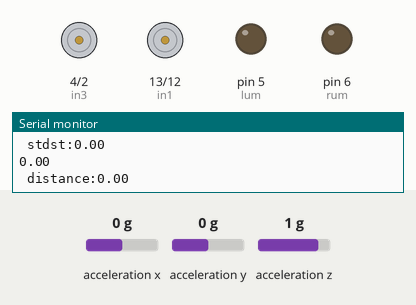
Bench run of a sketch on a simulated Arduino Mega 2560, built with avr-gcc and run on an emulated ATmega2560. On the bench: motor-driver pin pairs drawn as motors (green arrow = first pin HIGH = forward, orange = second pin HIGH = backward, longer = more drive), output pins drawn as LEDs (lit = HIGH), the last lines printed to the serial monitor. Wiring (inferred from the names in the program): MPU-6050 motion sensor at I2C address 0x68. The test bench sets the inputs (shaded band); at power-on: acceleration x 0 g, acceleration y 0 g, acceleration z 1 g.

Above: at 0.1 s.
At 1.5 s:
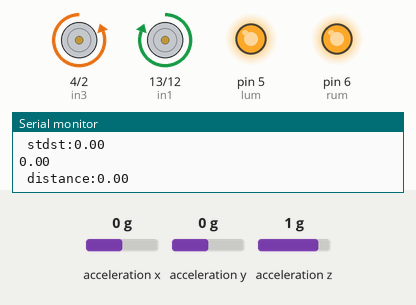
1.6 s: acceleration x set to -1.4 g
At 5.4 s:
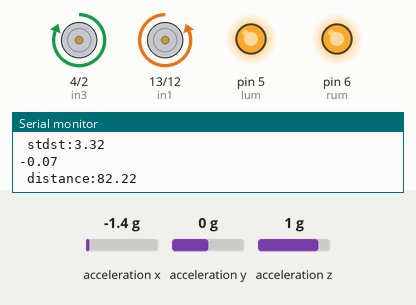
Timing chart, 0 to 6.9 s (numbered marks = the images above; inputs shaded):
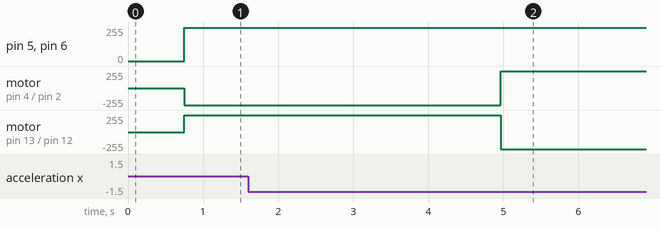

Measured:
- after the input at 1.6 s, motor on pin 4 (in3) / pin 2 (in4): backward 255/255 → forward 255/255 after 3.4 s; motor on pin 13 (in1) / pin 12 (in2): forward 255/255 → backward 255/255 after 3.4 s

The sketch:

final_code_for_aurboy.ino
```cpp
#include <Wire.h>
#include <Average.h>
//#include <MPU6050.h>
Average<float> avest(100);
Average<float> avemvc(100);
float avemv[100],AccZg[1000];
const int lum=5;
const int rum=6;
const int in1=13;
const int in2=12;
const int in3=4;
const int in4=2;
const int MPU = 0x68;  // MPU6050 I2C address
float AccX, AccY, AccZ;
float GyroX, GyroY, GyroZ;
float accAngleX, accAngleY, gyroAngleX, gyroAngleY, gyroAngleZ;
float roll, pitch, yaw;
float AccErrorX, AccErrorY, GyroErrorX, GyroErrorY, GyroErrorZ;
float elapsedTime, currentTime, previousTime, veloX,crtime;
float AccZst,stdst=0,AccZgmv,AccZmv,prtAcc,crtAcc,cgAcc,stdmv,TAccg,TAcc,dn,stdgst,df=0,prtime;
int c = 0;
int i;
int j;
char out=0,a=0;
void setup() {
  Serial.begin(115200);
  Wire.begin();                 // Initialize comunication
  Wire.beginTransmission(MPU);  // Start communication with MPU6050 // MPU=0x68
  Wire.write(0x6B);             // Talk to the register 6B
  Wire.write(0x00);             // Make reset - place a 0 into the 6B register
  Wire.endTransmission(true);   //end the transmission

  // Configure Accelerometer Sensitivity - Full Scale Range (default +/- 2g)
  Wire.beginTransmission(MPU);
  Wire.write(0x1C);  //Talk to the ACCEL_CONFIG register (1C hex)
  Wire.write(0x10);  //Set the register bits as 00010000 (+/- 8g full scale range)
  Wire.endTransmission(true);
  // Configure Gyro Sensitivity - Full Scale Range (default +/- 250deg/s)
  Wire.beginTransmission(MPU);
  Wire.write(0x1B);  // Talk to the GYRO_CONFIG register (1B hex)
  Wire.write(0x10);  // Set the register bits as 00010000 (1000deg/s full scale)
  Wire.endTransmission(true);
  delay(20);
  // Call this function if you need to get the IMU error values for your module
  //calculate_IMU_error();
  delay(20);
  pinMode(lum,OUTPUT);
pinMode(rum,OUTPUT);
pinMode(in1,OUTPUT);
pinMode(in2,OUTPUT);
pinMode(in3,OUTPUT);
pinMode(in4,OUTPUT);
Serial1.begin(9600);
}
void loop() {
  prtime=crtime;
   crtime=millis();
   elapsedTime = (crtime - prtime) / 1000;
  // === Read acceleromter data === //
  Wire.beginTransmission(MPU);
  Wire.write(0x3B);  // Start with register 0x3B (ACCEL_XOUT_H)
  Wire.endTransmission(false);
  Wire.requestFrom(MPU, 6, true);  // Read 6 registers total, each axis value is stored in 2 registers
  AccZg[1000] = (Wire.read() << 8 | Wire.read()) / 16384.0;  // Z-axis value
   avest.push(AccZg[1000]);//bucket
   stdgst=avest.stddev();
   Serial.print("static standard dev: ");
   Serial.print(stdgst);
   prtAcc=stdst;
   stdst=stdgst*2*9.8;
   TAcc=stdst-prtAcc;
   Serial.print("\n stdst:");
   Serial.println(stdst);
   Serial.println(TAcc);


   dn=0.5*TAcc*elapsedTime*elapsedTime*100;
   df=df+dn ;
   Serial.print("\n distance:");
   Serial.println(df);
delay(700);
   if (df>=0&&TAcc==0&&df<6){
     analogWrite(lum,250);
    analogWrite(rum,250);
    digitalWrite(in2,LOW);
    digitalWrite(in3,LOW);
    digitalWrite(in1,HIGH);
    digitalWrite(in4,HIGH);
   }
   if( df>6&&TAcc>0&&df<8){
    analogWrite(lum,180);
    analogWrite(rum,180);
    digitalWrite(in2,LOW);
    digitalWrite(in3,LOW);
    digitalWrite(in1,HIGH);
    digitalWrite(in4,HIGH);

   }
   if (df>8&&TAcc>0&&df<10){
   analogWrite(lum,250);
    analogWrite(rum,250);
    digitalWrite(in2,LOW);
    digitalWrite(in3,LOW);
    digitalWrite(in1,LOW);
    digitalWrite(in4,LOW);
    if(Serial1.available() > 0)
  {
    a = Serial1.read();
  Serial.print(a);
  if(a=='1')
  {
     analogWrite(lum,250);
    analogWrite(rum,250);
    digitalWrite(in2,HIGH);
    digitalWrite(in3,HIGH);
    digitalWrite(in1,LOW);
    digitalWrite(in4,LOW);
    delay(10);
  }
  else {
    analogWrite(lum,250);
    analogWrite(rum,250);
    digitalWrite(in2,LOW);
    digitalWrite(in3,LOW);
    digitalWrite(in1,LOW);
    digitalWrite(in4,LOW);
    return;
  } }
  else{
    return;
  }
}
  if (df>10&&TAcc>0){
    if(Serial1.available() > 0)
  {
    a = Serial1.read();
  Serial.print(a);
  if(a=='1')
  {
     analogWrite(lum,250);
    analogWrite(rum,250);
    digitalWrite(in2,HIGH);
    digitalWrite(in3,HIGH);
    digitalWrite(in1,LOW);
    digitalWrite(in4,LOW);
    delay(10);
  }
  else {
    analogWrite(lum,250);
    analogWrite(rum,250);
    digitalWrite(in2,HIGH);
    digitalWrite(in3,HIGH);
    digitalWrite(in1,LOW);
    digitalWrite(in4,LOW);
    delay(10);
  }
  }
  else
  {
  return;
  } }
  if (df>10&&TAcc<0){
    if(Serial1.available() > 0)
  {
    a = Serial1.read();
  Serial.print(a);
  if(a=='1')
  {
     analogWrite(lum,250);
    analogWrite(rum,250);
    digitalWrite(in2,HIGH);
    digitalWrite(in3,HIGH);
    digitalWrite(in1,LOW);
    digitalWrite(in4,LOW);
    delay(10);
  }
  else {
    analogWrite(lum,250);
    analogWrite(rum,250);
    digitalWrite(in2,HIGH);
    digitalWrite(in3,HIGH);
    digitalWrite(in1,LOW);
    digitalWrite(in4,LOW);
    delay(10);
  }
  }
  else
  {
  //return;
  analogWrite(lum,250);
    analogWrite(rum,250);
    digitalWrite(in2,HIGH);
    digitalWrite(in3,HIGH);
    digitalWrite(in1,LOW);
    digitalWrite(in4,LOW);
    delay(10);
  } }
  }
```
